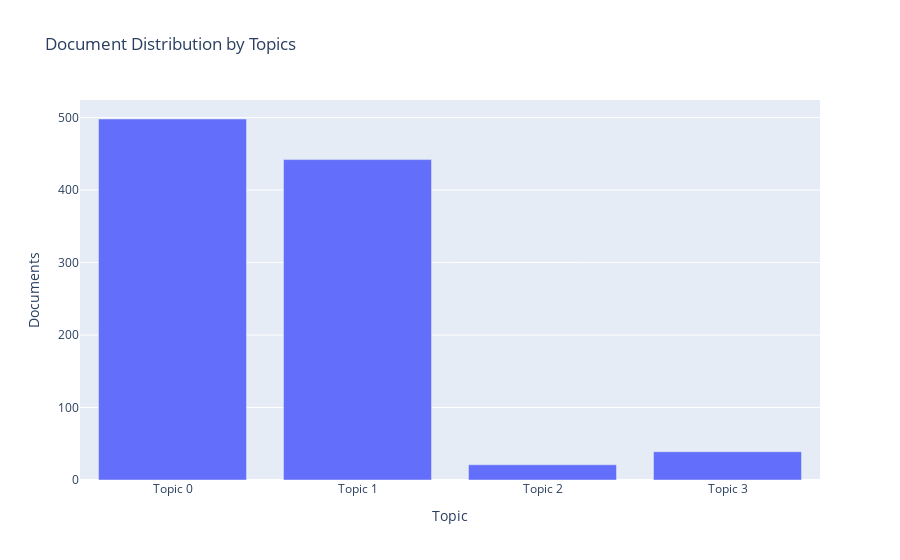

The cell this chart's notebook holds for it:
### Code cell
# トピック分布
plot_model(lda_model, plot='topic_distribution')

### Figure 1 — Plotly figure (JSON) as saved in the notebook; plotly's stock layout.template omitted (floating-point values rounded to 4 significant figures)
{"data": [{"alignmentgroup": "True", "customdata": [["business, sell, loan, year, child, work, buy, product, help, old"], ["business, loan, child, school, year, buy, sell, family, able, start"], ["loan, also, rice, farmer, farm, area, water, use, land, many"], ["group, loan, member, small, receive, first, business, hair, woman, community"]], "hoverlabel": {"namelength": 0}, "hovertemplate": "Topic=%{x}<br>Documents=%{y}<br>Keyword=%{customdata[0]}", "legendgroup": "", "marker": {"color": "#636efa"}, "name": "", "offsetgroup": "", "orientation": "v", "showlegend": false, "textposition": "auto", "type": "bar", "x": ["Topic 0", "Topic 1", "Topic 2", "Topic 3"], "xaxis": "x", "y": [498, 442, 21, 39], "yaxis": "y"}], "layout": {"barmode": "relative", "legend": {"tracegroupgap": 0}, "title": {"text": "Document Distribution by Topics"}, "xaxis": {"anchor": "y", "domain": [0, 1], "title": {"text": "Topic"}}, "yaxis": {"anchor": "x", "domain": [0, 1], "title": {"text": "Documents"}}}}
